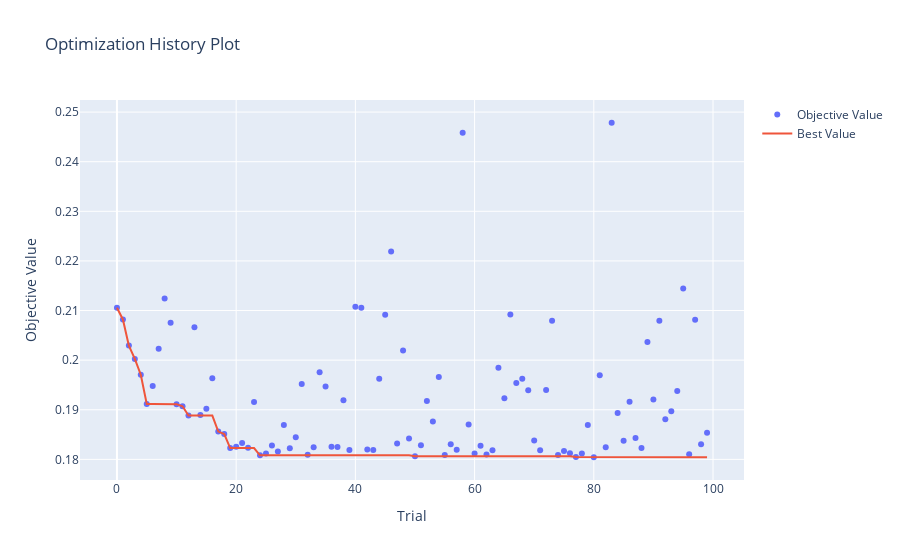

The cell this chart's notebook holds for it:
### Code cell
# History of optimization

optuna.visualization.plot_optimization_history(study_knn)
